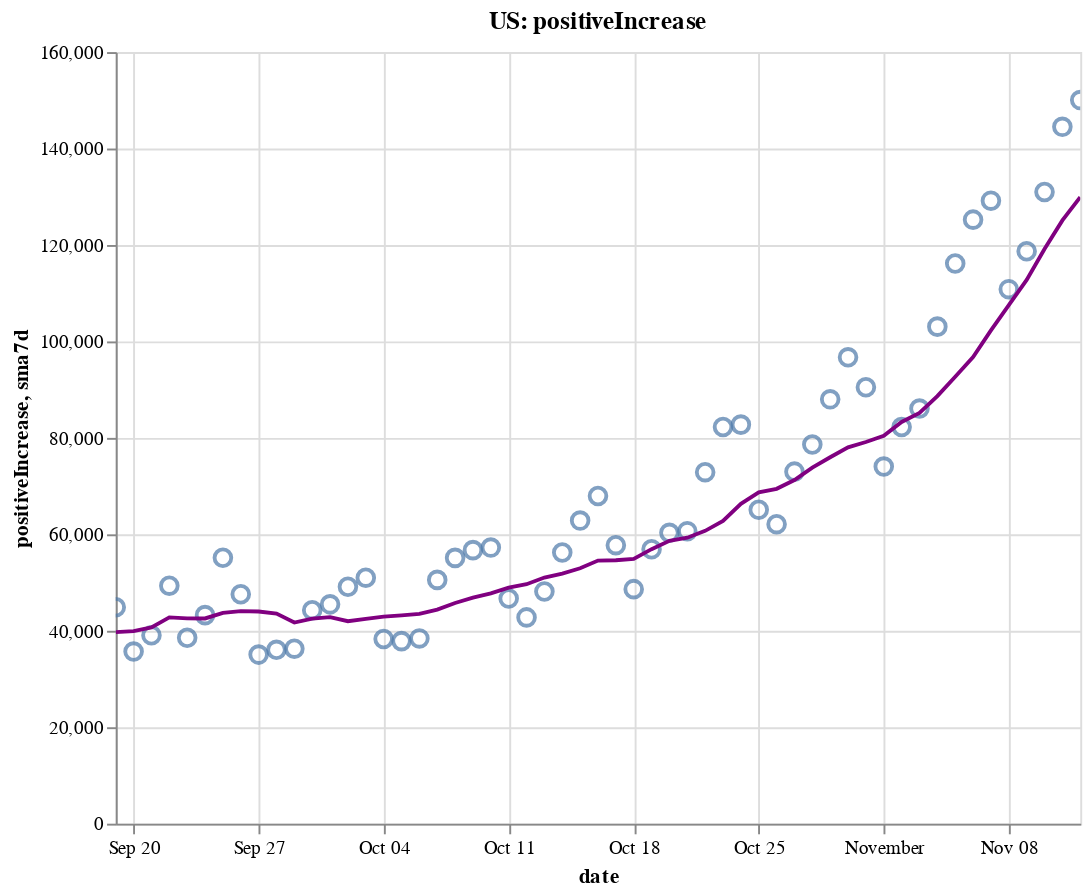

Write notebook code for a chart like this one.
### Code cell
create_plot(us, 'positiveIncrease')

### Figure 1 — Vega-Lite specification as saved in the notebook (floating-point values rounded to 4 significant figures)
{"config": {"view": {"continuousWidth": 400, "continuousHeight": 300}}, "layer": [{"layer": [{"mark": {"type": "point", "size": 75}, "encoding": {"tooltip": [{"type": "temporal", "field": "date"}, {"type": "quantitative", "field": "positiveIncrease"}, {"type": "quantitative", "field": "sma7d"}], "x": {"type": "temporal", "field": "date"}, "y": {"type": "quantitative", "field": "positiveIncrease"}}, "selection": {"selector002": {"type": "interval", "bind": "scales", "encodings": ["x", "y"]}}}, {"mark": {"type": "line", "color": "purple"}, "encoding": {"x": {"type": "temporal", "field": "date"}, "y": {"type": "quantitative", "field": "sma7d"}}}]}, {"mark": {"type": "rule", "color": "#aaa"}, "encoding": {"x": {"type": "temporal", "field": "date"}}, "transform": [{"filter": {"selection": "selector001"}}]}, {"mark": "circle", "encoding": {"opacity": {"condition": {"value": 1, "selection": "selector001"}, "value": 0}, "tooltip": [{"type": "temporal", "field": "date"}, {"type": "quantitative", "field": "positiveIncrease"}, {"type": "quantitative", "field": "sma7d"}], "x": {"type": "temporal", "field": "date"}, "y": {"type": "quantitative", "field": "positiveIncrease"}}, "selection": {"selector001": {"type": "single", "encodings": ["x"], "on": "mouseover", "nearest": true, "empty": "none"}}}, {"mark": {"type": "text", "align": "left", "dx": 5, "dy": -5, "stroke": "white", "strokeWidth": 2}, "encoding": {"text": {"type": "quantitative", "field": "positiveIncrease"}, "tooltip": [{"type": "temporal", "field": "date"}, {"type": "quantitative", "field": "positiveIncrease"}, {"type": "quantitative", "field": "sma7d"}], "x": {"type": "temporal", "field": "date"}, "y": {"type": "quantitative", "field": "positiveIncrease"}}, "transform": [{"filter": {"selection": "selector001"}}]}, {"mark": {"type": "text", "align": "left", "dx": 5, "dy": -5}, "encoding": {"text": {"type": "quantitative", "field": "positiveIncrease"}, "tooltip": [{"type": "temporal", "field": "date"}, {"type": "quantitative", "field": "positiveIncrease"}, {"type": "quantitative", "field": "sma7d"}], "x": {"type": "temporal", "field": "date"}, "y": {"type": "quantitative", "field": "positiveIncrease"}}, "transform": [{"filter": {"selection": "selector001"}}]}], "data": {"name": "data-1a2e4981dcbf2f300138d24205d13961"}, "height": 400, "title": "US: positiveIncrease", "width": 500, "$schema": "https://vega.github.io/schema/vega-lite/v4.8.1.json", "datasets": {"data-1a2e4981dcbf2f300138d24205d13961": [{"date": "2020-09-19T00:00:00", "totalTestResultsIncrease": 1176000.0, "positiveIncrease": 44890.0, "death": 191300.0, "deathIncrease": 740.0, "positiveRate": 0.038, "state": "US", "sma7d": 39730.0}, {"date": "2020-09-20T00:00:00", "totalTestResultsIncrease": 978400.0, "positiveIncrease": 35690.0, "death": 191600.0, "deathIncrease": 327.0, "positiveRate": 0.036, "state": "US", "sma7d": 39930.0}, {"date": "2020-09-21T00:00:00", "totalTestResultsIncrease": 775000.0, "positiveIncrease": 39060.0, "death": 191900.0, "deathIncrease": 287.0, "positiveRate": 0.05, "state": "US", "sma7d": 40700.0}, {"date": "2020-09-22T00:00:00", "totalTestResultsIncrease": 850800.0, "positiveIncrease": 49350.0, "death": 192800.0, "deathIncrease": 854.0, "positiveRate": 0.058, "state": "US", "sma7d": 42770.0}, {"date": "2020-09-23T00:00:00", "totalTestResultsIncrease": 1010000.0, "positiveIncrease": 38550.0, "death": 193900.0, "deathIncrease": 1159.0, "positiveRate": 0.038, "state": "US", "sma7d": 42580.0}, {"date": "2020-09-24T00:00:00", "totalTestResultsIncrease": 1038000.0, "positiveIncrease": 43240.0, "death": 194800.0, "deathIncrease": 921.0, "positiveRate": 0.042, "state": "US", "sma7d": 42560.0}, {"date": "2020-09-25T00:00:00", "totalTestResultsIncrease": 1112000.0, "positiveIncrease": 55140.0, "death": 195700.0, "deathIncrease": 844.0, "positiveRate": 0.05, "state": "US", "sma7d": 43700.0}, {"date": "2020-09-26T00:00:00", "totalTestResultsIncrease": 1123000.0, "positiveIncrease": 47580.0, "death": 196600.0, "deathIncrease": 869.0, "positiveRate": 0.042, "state": "US", "sma7d": 44090.0}, {"date": "2020-09-27T00:00:00", "totalTestResultsIncrease": 905600.0, "positiveIncrease": 35060.0, "death": 196900.0, "deathIncrease": 307.0, "positiveRate": 0.039, "state": "US", "sma7d": 44000.0}, {"date": "2020-09-28T00:00:00", "totalTestResultsIncrease": 1164000.0, "positiveIncrease": 36060.0, "death": 197100.0, "deathIncrease": 257.0, "positiveRate": 0.031, "state": "US", "sma7d": 43570.0}, {"date": "2020-09-29T00:00:00", "totalTestResultsIncrease": 914100.0, "positiveIncrease": 36290.0, "death": 197900.0, "deathIncrease": 739.0, "positiveRate": 0.04, "state": "US", "sma7d": 41700.0}, {"date": "2020-09-30T00:00:00", "totalTestResultsIncrease": 904400.0, "positiveIncrease": 44270.0, "death": 198900.0, "deathIncrease": 1061.0, "positiveRate": 0.049, "state": "US", "sma7d": 42520.0}, {"date": "2020-10-01T00:00:00", "totalTestResultsIncrease": 998200.0, "positiveIncrease": 45480.0, "death": 199800.0, "deathIncrease": 851.0, "positiveRate": 0.046, "state": "US", "sma7d": 42840.0}, {"date": "2020-10-02T00:00:00", "totalTestResultsIncrease": 1242000.0, "positiveIncrease": 49130.0, "death": 200600.0, "deathIncrease": 835.0, "positiveRate": 0.04, "state": "US", "sma7d": 41980.0}, {"date": "2020-10-03T00:00:00", "totalTestResultsIncrease": 1100000.0, "positiveIncrease": 51010.0, "death": 201400.0, "deathIncrease": 741.0, "positiveRate": 0.046, "state": "US", "sma7d": 42470.0}, {"date": "2020-10-04T00:00:00", "totalTestResultsIncrease": 1029000.0, "positiveIncrease": 38290.0, "death": 201700.0, "deathIncrease": 363.0, "positiveRate": 0.037, "state": "US", "sma7d": 42930.0}, {"date": "2020-10-05T00:00:00", "totalTestResultsIncrease": 990500.0, "positiveIncrease": 37860.0, "death": 202000.0, "deathIncrease": 326.0, "positiveRate": 0.038, "state": "US", "sma7d": 43190.0}, {"date": "2020-10-06T00:00:00", "totalTestResultsIncrease": 907000.0, "positiveIncrease": 38420.0, "death": 202700.0, "deathIncrease": 634.0, "positiveRate": 0.042, "state": "US", "sma7d": 43490.0}, {"date": "2020-10-07T00:00:00", "totalTestResultsIncrease": 973500.0, "positiveIncrease": 50560.0, "death": 203600.0, "deathIncrease": 916.0, "positiveRate": 0.052, "state": "US", "sma7d": 44390.0}, {"date": "2020-10-08T00:00:00", "totalTestResultsIncrease": 1149000.0, "positiveIncrease": 55120.0, "death": 204600.0, "deathIncrease": 986.0, "positiveRate": 0.048, "state": "US", "sma7d": 45770.0}, {"date": "2020-10-09T00:00:00", "totalTestResultsIncrease": 1201000.0, "positiveIncrease": 56720.0, "death": 205500.0, "deathIncrease": 893.0, "positiveRate": 0.047, "state": "US", "sma7d": 46850.0}, {"date": "2020-10-10T00:00:00", "totalTestResultsIncrease": 1247000.0, "positiveIncrease": 57250.0, "death": 206100.0, "deathIncrease": 665.0, "positiveRate": 0.046, "state": "US", "sma7d": 47740.0}, {"date": "2020-10-11T00:00:00", "totalTestResultsIncrease": 1083000.0, "positiveIncrease": 46700.0, "death": 206600.0, "deathIncrease": 466.0, "positiveRate": 0.043, "state": "US", "sma7d": 48950.0}, {"date": "2020-10-12T00:00:00", "totalTestResultsIncrease": 1064000.0, "positiveIncrease": 42780.0, "death": 206900.0, "deathIncrease": 287.0, "positiveRate": 0.04, "state": "US", "sma7d": 49650.0}, {"date": "2020-10-13T00:00:00", "totalTestResultsIncrease": 1041000.0, "positiveIncrease": 48150.0, "death": 207600.0, "deathIncrease": 690.0, "positiveRate": 0.046, "state": "US", "sma7d": 51040.0}, {"date": "2020-10-14T00:00:00", "totalTestResultsIncrease": 1041000.0, "positiveIncrease": 56240.0, "death": 208400.0, "deathIncrease": 811.0, "positiveRate": 0.054, "state": "US", "sma7d": 51850.0}, {"date": "2020-10-15T00:00:00", "totalTestResultsIncrease": 1102000.0, "positiveIncrease": 62850.0, "death": 209300.0, "deathIncrease": 951.0, "positiveRate": 0.057, "state": "US", "sma7d": 52960.0}, {"date": "2020-10-16T00:00:00", "totalTestResultsIncrease": 1230000.0, "positiveIncrease": 67940.0, "death": 210200.0, "deathIncrease": 877.0, "positiveRate": 0.055, "state": "US", "sma7d": 54560.0}, {"date": "2020-10-17T00:00:00", "totalTestResultsIncrease": 1295000.0, "positiveIncrease": 57750.0, "death": 211000.0, "deathIncrease": 780.0, "positiveRate": 0.045, "state": "US", "sma7d": 54630.0}, {"date": "2020-10-18T00:00:00", "totalTestResultsIncrease": 1056000.0, "positiveIncrease": 48630.0, "death": 211400.0, "deathIncrease": 393.0, "positiveRate": 0.046, "state": "US", "sma7d": 54900.0}, {"date": "2020-10-19T00:00:00", "totalTestResultsIncrease": 1131000.0, "positiveIncrease": 56900.0, "death": 211800.0, "deathIncrease": 456.0, "positiveRate": 0.05, "state": "US", "sma7d": 56920.0}, {"date": "2020-10-20T00:00:00", "totalTestResultsIncrease": 948700.0, "positiveIncrease": 60310.0, "death": 212700.0, "deathIncrease": 832.0, "positiveRate": 0.064, "state": "US", "sma7d": 58660.0}, {"date": "2020-10-21T00:00:00", "totalTestResultsIncrease": 939500.0, "positiveIncrease": 60660.0, "death": 213700.0, "deathIncrease": 1024.0, "positiveRate": 0.065, "state": "US", "sma7d": 59290.0}, {"date": "2020-10-22T00:00:00", "totalTestResultsIncrease": 1219000.0, "positiveIncrease": 72890.0, "death": 214800.0, "deathIncrease": 1143.0, "positiveRate": 0.06, "state": "US", "sma7d": 60730.0}, {"date": "2020-10-23T00:00:00", "totalTestResultsIncrease": 1379000.0, "positiveIncrease": 82260.0, "death": 215800.0, "deathIncrease": 917.0, "positiveRate": 0.06, "state": "US", "sma7d": 62770.0}, {"date": "2020-10-24T00:00:00", "totalTestResultsIncrease": 1321000.0, "positiveIncrease": 82740.0, "death": 216700.0, "deathIncrease": 890.0, "positiveRate": 0.063, "state": "US", "sma7d": 66340.0}, {"date": "2020-10-25T00:00:00", "totalTestResultsIncrease": 1191000.0, "positiveIncrease": 65090.0, "death": 217000.0, "deathIncrease": 377.0, "positiveRate": 0.055, "state": "US", "sma7d": 68690.0}, {"date": "2020-10-26T00:00:00", "totalTestResultsIncrease": 1201000.0, "positiveIncrease": 62100.0, "death": 217400.0, "deathIncrease": 389.0, "positiveRate": 0.052, "state": "US", "sma7d": 69440.0}, {"date": "2020-10-27T00:00:00", "totalTestResultsIncrease": 1081000.0, "positiveIncrease": 73000.0, "death": 218300.0, "deathIncrease": 931.0, "positiveRate": 0.068, "state": "US", "sma7d": 71250.0}, {"date": "2020-10-28T00:00:00", "totalTestResultsIncrease": 1086000.0, "positiveIncrease": 78640.0, "death": 219400.0, "deathIncrease": 1025.0, "positiveRate": 0.072, "state": "US", "sma7d": 73820.0}, {"date": "2020-10-29T00:00:00", "totalTestResultsIncrease": 1325000.0, "positiveIncrease": 87990.0, "death": 220400.0, "deathIncrease": 1049.0, "positiveRate": 0.066, "state": "US", "sma7d": 75980.0}, {"date": "2020-10-30T00:00:00", "totalTestResultsIncrease": 1362000.0, "positiveIncrease": 96710.0, "death": 221400.0, "deathIncrease": 933.0, "positiveRate": 0.071, "state": "US", "sma7d": 78040.0}, {"date": "2020-10-31T00:00:00", "totalTestResultsIncrease": 1374000.0, "positiveIncrease": 90490.0, "death": 222300.0, "deathIncrease": 963.0, "positiveRate": 0.066, "state": "US", "sma7d": 79150.0}, {"date": "2020-11-01T00:00:00", "totalTestResultsIncrease": 1140000.0, "positiveIncrease": 74050.0, "death": 222700.0, "deathIncrease": 391.0, "positiveRate": 0.065, "state": "US", "sma7d": 80430.0}, {"date": "2020-11-02T00:00:00", "totalTestResultsIncrease": 1328000.0, "positiveIncrease": 82250.0, "death": 223200.0, "deathIncrease": 476.0, "positiveRate": 0.062, "state": "US", "sma7d": 83300.0}, {"date": "2020-11-03T00:00:00", "totalTestResultsIncrease": 1126000.0, "positiveIncrease": 86080.0, "death": 224700.0, "deathIncrease": 1529.0, "positiveRate": 0.076, "state": "US", "sma7d": 85170.0}, {"date": "2020-11-04T00:00:00", "totalTestResultsIncrease": 1207000.0, "positiveIncrease": 103100.0, "death": 225800.0, "deathIncrease": 1116.0, "positiveRate": 0.085, "state": "US", "sma7d": 88660.0}, {"date": "2020-11-05T00:00:00", "totalTestResultsIncrease": 1564000.0, "positiveIncrease": 116200.0, "death": 227000.0, "deathIncrease": 1124.0, "positiveRate": 0.074, "state": "US", "sma7d": 92690.0}, {"date": "2020-11-06T00:00:00", "totalTestResultsIncrease": 1562000.0, "positiveIncrease": 125300.0, "death": 228100.0, "deathIncrease": 1186.0, "positiveRate": 0.08, "state": "US", "sma7d": 96760.0}, {"date": "2020-11-07T00:00:00", "totalTestResultsIncrease": 1406000.0, "positiveIncrease": 129200.0, "death": 229200.0, "deathIncrease": 1104.0, "positiveRate": 0.092, "state": "US", "sma7d": 102300.0}, {"date": "2020-11-08T00:00:00", "totalTestResultsIncrease": 1259000.0, "positiveIncrease": 110800.0, "death": 229700.0, "deathIncrease": 487.0, "positiveRate": 0.088, "state": "US", "sma7d": 107500.0}, {"date": "2020-11-09T00:00:00", "totalTestResultsIncrease": 1519000.0, "positiveIncrease": 118700.0, "death": 230300.0, "deathIncrease": 580.0, "positiveRate": 0.078, "state": "US", "sma7d": 112800.0}, {"date": "2020-11-10T00:00:00", "totalTestResultsIncrease": 1237000.0, "positiveIncrease": 131000.0, "death": 231700.0, "deathIncrease": 1347.0, "positiveRate": 0.106, "state": "US", "sma7d": 119200.0}, {"date": "2020-11-11T00:00:00", "totalTestResultsIncrease": 1382000.0, "positiveIncrease": 144500.0, "death": 233200.0, "deathIncrease": 1565.0, "positiveRate": 0.105, "state": "US", "sma7d": 125100.0}, {"date": "2020-11-12T00:00:00", "totalTestResultsIncrease": 1480000.0, "positiveIncrease": 150000.0, "death": 234200.0, "deathIncrease": 1104.0, "positiveRate": 0.101, "state": "US", "sma7d": 129900.0}]}}
